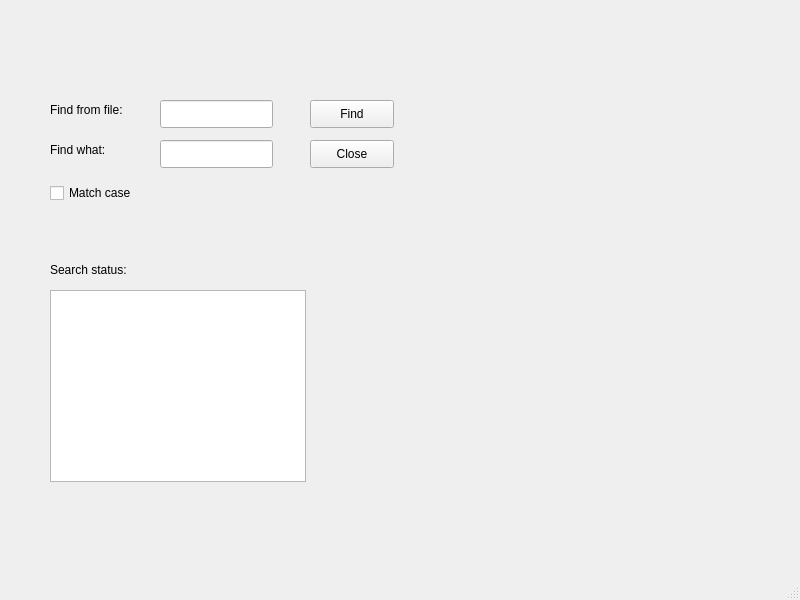
<?xml version="1.0" encoding="UTF-8"?>
<ui version="4.0">
 <class>MainWindow</class>
 <widget class="QMainWindow" name="MainWindow">
  <property name="geometry">
   <rect>
    <x>0</x>
    <y>0</y>
    <width>800</width>
    <height>600</height>
   </rect>
  </property>
  <property name="windowTitle">
   <string>MainWindow</string>
  </property>
  <widget class="QWidget" name="centralwidget">
   <widget class="QLabel" name="label">
    <property name="geometry">
     <rect>
      <x>50</x>
      <y>100</y>
      <width>101</width>
      <height>20</height>
     </rect>
    </property>
    <property name="text">
     <string>Find from file:</string>
    </property>
   </widget>
   <widget class="QLabel" name="label_2">
    <property name="geometry">
     <rect>
      <x>50</x>
      <y>140</y>
      <width>81</width>
      <height>20</height>
     </rect>
    </property>
    <property name="text">
     <string>Find what:</string>
    </property>
   </widget>
   <widget class="QLineEdit" name="fileLineEdit">
    <property name="geometry">
     <rect>
      <x>160</x>
      <y>100</y>
      <width>113</width>
      <height>28</height>
     </rect>
    </property>
   </widget>
   <widget class="QLineEdit" name="keyLineEdit">
    <property name="geometry">
     <rect>
      <x>160</x>
      <y>140</y>
      <width>113</width>
      <height>28</height>
     </rect>
    </property>
   </widget>
   <widget class="QTextBrowser" name="textBrowser">
    <property name="geometry">
     <rect>
      <x>50</x>
      <y>290</y>
      <width>256</width>
      <height>192</height>
     </rect>
    </property>
   </widget>
   <widget class="QLabel" name="label_3">
    <property name="geometry">
     <rect>
      <x>50</x>
      <y>260</y>
      <width>101</width>
      <height>20</height>
     </rect>
    </property>
    <property name="text">
     <string>Search status:</string>
    </property>
   </widget>
   <widget class="QPushButton" name="findPushButton">
    <property name="geometry">
     <rect>
      <x>310</x>
      <y>100</y>
      <width>84</width>
      <height>28</height>
     </rect>
    </property>
    <property name="text">
     <string>Find</string>
    </property>
   </widget>
   <widget class="QPushButton" name="closePushButton">
    <property name="geometry">
     <rect>
      <x>310</x>
      <y>140</y>
      <width>84</width>
      <height>28</height>
     </rect>
    </property>
    <property name="text">
     <string>Close</string>
    </property>
   </widget>
   <widget class="QCheckBox" name="matchCheckBox">
    <property name="geometry">
     <rect>
      <x>50</x>
      <y>180</y>
      <width>111</width>
      <height>26</height>
     </rect>
    </property>
    <property name="text">
     <string>Match case</string>
    </property>
   </widget>
  </widget>
  <widget class="QMenuBar" name="menubar">
   <property name="geometry">
    <rect>
     <x>0</x>
     <y>0</y>
     <width>800</width>
     <height>25</height>
    </rect>
   </property>
  </widget>
  <widget class="QStatusBar" name="statusbar"/>
 </widget>
 <resources/>
 <connections>
  <connection>
   <sender>closePushButton</sender>
   <signal>clicked()</signal>
   <receiver>MainWindow</receiver>
   <slot>close()</slot>
   <hints>
    <hint type="sourcelabel">
     <x>351</x>
     <y>185</y>
    </hint>
    <hint type="destinationlabel">
     <x>358</x>
     <y>241</y>
    </hint>
   </hints>
  </connection>
 </connections>
</ui>
